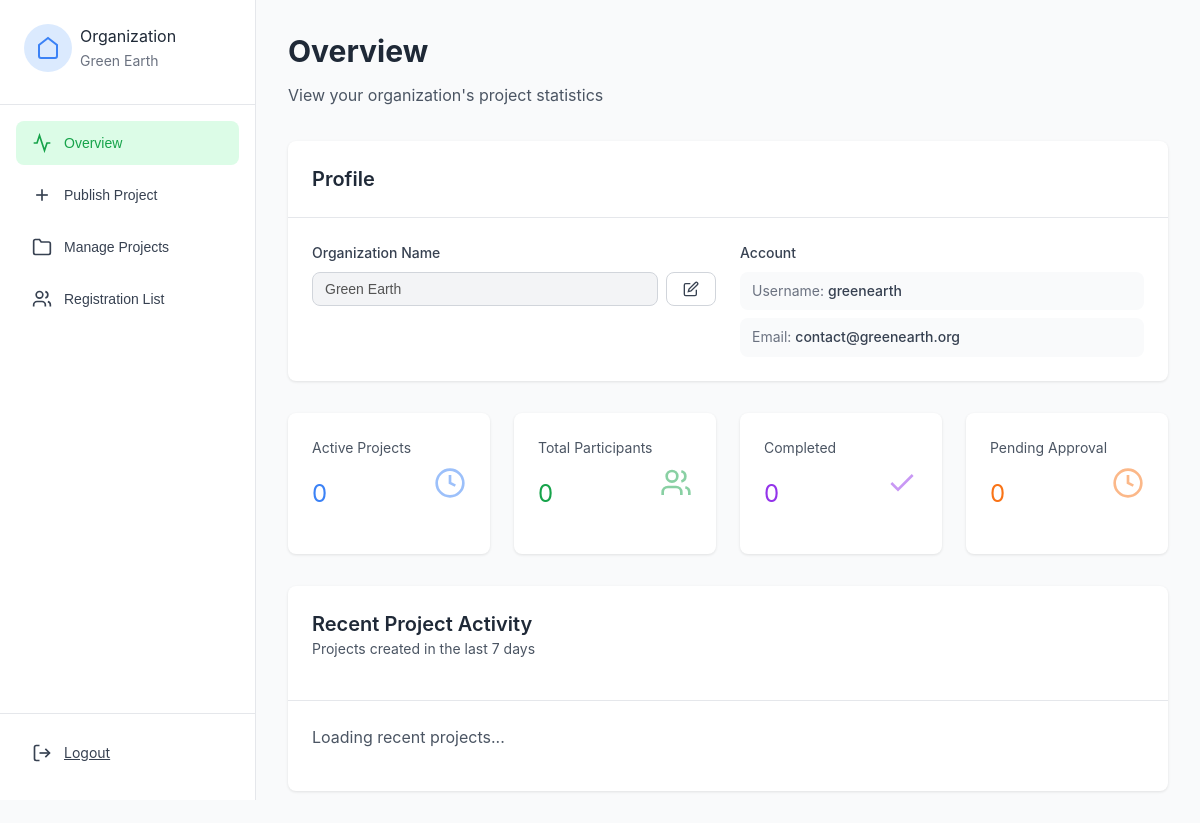
Screenshot of /organization/dashboard (signed in) with the database file from the repository.
### models.py (models this page shows, shortened)
class User(UserMixin, db.Model):
    id = db.Column(db.Integer, primary_key=True)
    username = db.Column(db.String(80), unique=True, nullable=False)
    email = db.Column(db.String(120), unique=True, nullable=False)
    password_hash = db.Column(db.String(200), nullable=False)
    user_type = db.Column(db.String(20), nullable=False)  # participant, organization, admin
    display_name = db.Column(db.String(120))
    description = db.Column(db.Text)
    is_active = db.Column(db.Boolean, default=True, nullable=False)
    created_at = db.Column(db.DateTime, default=datetime.utcnow)
    projects = relationship('Project', backref='organization', lazy=True)
    registrations = relationship('Registration', backref='user', lazy=True)
    volunteer_records = relationship('VolunteerRecord', backref='user', lazy=True)
    badge_awards = relationship('UserBadge', backref='user', lazy=True)

### api/views.py (the view)
@bp.route('/organization/dashboard')
@login_required
def organization_dashboard():
    if current_user.user_type != 'organization':
        return redirect(url_for('auth.login'))
    return render_template('organization_dashboard.html', user=current_user)

### app.py (called while the page is built)
@login_manager.user_loader
def load_user(user_id):
    return User.query.get(int(user_id))

### templates/organization_dashboard.html (shortened to what this page needs)
<!DOCTYPE html>
<html lang="en">
<head>
    <link rel="stylesheet" href="{{ url_for('static', filename='css/style.css') }}">
</head>
<body style="background-color: var(--gray-50);">
    <aside class="sidebar">
        <div class="sidebar-header">
            <div class="flex items-center gap-2 mb-2">
                <div style="width: 3rem; height: 3rem; background-color: #dbeafe; border-radius: 50%; display: flex; align-items: center; justify-content: center;">
                    <svg xmlns="http://www.w3.org/2000/svg" width="24" height="24" viewBox="0 0 24 24" fill="none" stroke="currentColor" stroke-width="2" style="color: var(--secondary-blue);">
                        <path d="M3 9l9-7 9 7v11a2 2 0 0 1-2 2H5a2 2 0 0 1-2-2z"/>
                    </svg>
                </div>
                <div>
                    <div>Organization</div>
                    <div class="text-sm text-gray-500" id="sidebar-username">{{ user.display_name or user.username }}</div>
                </div>
            </div>
        </div>
        <nav class="sidebar-nav">
            <button class="nav-item active" data-tab="overview">
                <svg xmlns="http://www.w3.org/2000/svg" width="20" height="20" viewBox="0 0 24 24" fill="none" stroke="currentColor" stroke-width="2">
                    <polyline points="22 12 18 12 15 21 9 3 6 12 2 12"/>
                </svg>
                <span>Overview</span>
            </button>
            <button class="nav-item" data-tab="publish">
                <svg xmlns="http://www.w3.org/2000/svg" width="20" height="20" viewBox="0 0 24 24" fill="none" stroke="currentColor" stroke-width="2">
                    <line x1="12" y1="5" x2="12" y2="19"/>
                    <line x1="5" y1="12" x2="19" y2="12"/>
                </svg>
                <span>Publish Project</span>
            </button>
            <button class="nav-item" data-tab="manage">
                <svg xmlns="http://www.w3.org/2000/svg" width="20" height="20" viewBox="0 0 24 24" fill="none" stroke="currentColor" stroke-width="2">
                    <path d="M22 19a2 2 0 0 1-2 2H4a2 2 0 0 1-2-2V5a2 2 0 0 1 2-2h5l2 3h9a2 2 0 0 1 2 2z"/>
                </svg>
                <span>Manage Projects</span>
            </button>
            <button class="nav-item" data-tab="registrations">
                <svg xmlns="http://www.w3.org/2000/svg" width="20" height="20" viewBox="0 0 24 24" fill="none" stroke="currentColor" stroke-width="2">
                    <path d="M16 21v-2a4 4 0 0 0-4-4H6a4 4 0 0 0-4 4v2"/>
                    <circle cx="9" cy="7" r="4"/>
                    <path d="M22 21v-2a4 4 0 0 0-3-3.87M16 3.13a4 4 0 0 1 0 7.75"/>
                </svg>
                <span>Registration List</span>
            </button>
        </nav>
        <div style="position: absolute; bottom: 0; width: 16rem; padding: 1rem; border-top: 1px solid var(--gray-200);">
            <a href="/logout" class="nav-item">
                <svg xmlns="http://www.w3.org/2000/svg" width="20" height="20" viewBox="0 0 24 24" fill="none" stroke="currentColor" stroke-width="2">
                    <path d="M9 21H5a2 2 0 0 1-2-2V5a2 2 0 0 1 2-2h4"/>
                    <polyline points="16 17 21 12 16 7"/>
                    <line x1="21" y1="12" x2="9" y2="12"/>
                </svg>
                <span>Logout</span>
            </a>
        </div>
    </aside>
    <main class="main-content">
        <div class="tab-content active" id="overview-tab">
            <div class="mb-8">
                <h2>Overview</h2>
                <p class="text-gray-600">View your organization's project statistics</p>
            </div>
            <div class="card mb-8">
                <div class="card-header">
                    <h3 style="margin: 0;">Profile</h3>
                </div>
                <div class="card-content">
                    <div class="grid grid-cols-2" style="gap: 1.5rem;">
                        <div>
                            <label style="display: block; font-weight: 500; margin-bottom: 0.5rem; color: var(--gray-700); font-size: 0.875rem;">Organization Name</label>
                            <div class="flex items-center gap-2" id="display-name-container">
                                <input
                                    type="text"
                                    id="display-name-input"
                                    value="{{ user.display_name or '' }}"
                                    placeholder="{{ user.username }}"
                                    disabled
                                    style="flex: 1; padding: 0.5rem 0.75rem; border: 1px solid var(--gray-300); border-radius: var(--border-radius); font-size: 0.875rem; background-color: var(--gray-100); transition: all 0.2s;"
                                    maxlength="120"
                                />
                                <button id="edit-display-name-btn" class="btn btn-outline" style="padding: 0.5rem 1rem; font-size: 0.875rem;">
                                    <svg xmlns="http://www.w3.org/2000/svg" width="16" height="16" viewBox="0 0 24 24" fill="none" stroke="currentColor" stroke-width="2">
                                        <path d="M11 4H4a2 2 0 0 0-2 2v14a2 2 0 0 0 2 2h14a2 2 0 0 0 2-2v-7"/>
                                        <path d="M18.5 2.5a2.121 2.121 0 0 1 3 3L12 15l-4 1 1-4 9.5-9.5z"/>
                                    </svg>
                                </button>
                            </div>
                        </div>
                        <div>
                            <label style="display: block; font-weight: 500; margin-bottom: 0.5rem; color: var(--gray-700); font-size: 0.875rem;">Account</label>
                            <div style="display: flex; flex-direction: column; gap: 0.5rem;">
                                <div style="padding: 0.5rem 0.75rem; background-color: var(--gray-50); border-radius: var(--border-radius); font-size: 0.875rem;">
                                    <span style="color: var(--gray-500);">Username:</span> <span style="color: var(--gray-700); font-weight: 500;">{{ user.username }}</span>
                                </div>
                                <div style="padding: 0.5rem 0.75rem; background-color: var(--gray-50); border-radius: var(--border-radius); font-size: 0.875rem;">
                                    <span style="color: var(--gray-500);">Email:</span> <span style="color: var(--gray-700); font-weight: 500;">{{ user.email }}</span>
                                </div>
                            </div>
                        </div>
                    </div>
                </div>
            </div>
            <div class="grid grid-cols-4 mb-8">
                <div class="card">
                    <div class="card-content">
                        <div class="flex items-center justify-between">
                            <div>
                                <p class="text-sm text-gray-600 mb-1">Active Projects</p>
                                <p id="org-stat-active" style="font-size: 1.5rem; color: var(--secondary-blue);">0</p>
                            </div>
                            <svg xmlns="http://www.w3.org/2000/svg" width="32" height="32" viewBox="0 0 24 24" fill="none" stroke="currentColor" stroke-width="2" style="color: var(--secondary-blue); opacity: 0.5;">
                                <circle cx="12" cy="12" r="10"/>
                                <polyline points="12 6 12 12 16 14"/>
                            </svg>
                        </div>
                    </div>
                </div>
                <div class="card">
                    <div class="card-content">
                        <div class="flex items-center justify-between">
                            <div>
                                <p class="text-sm text-gray-600 mb-1">Total Participants</p>
                                <p id="org-stat-participants" style="font-size: 1.5rem; color: var(--primary-green);">0</p>
                            </div>
                        </div>
                    </div>
                </div>
                <div class="card">
                    <div class="card-content">
                        <div class="flex items-center justify-between">
                            <div>
                                <p class="text-sm text-gray-600 mb-1">Completed</p>
                                <p id="org-stat-completed" style="font-size: 1.5rem; color: var(--accent-purple);">0</p>
                            </div>
                            <svg xmlns="http://www.w3.org/2000/svg" width="32" height="32" viewBox="0 0 24 24" fill="none" stroke="currentColor" stroke-width="2" style="color: var(--accent-purple); opacity: 0.5;">
                                <polyline points="20 6 9 17 4 12"/>
                            </svg>
                        </div>
                    </div>
                </div>
                <div class="card">
                    <div class="card-content">
                        <div class="flex items-center justify-between">
                            <div>
                                <p class="text-sm text-gray-600 mb-1">Pending Approval</p>
                                <p id="org-stat-pending" style="font-size: 1.5rem; color: var(--accent-orange);">0</p>
                            </div>
                            <svg xmlns="http://www.w3.org/2000/svg" width="32" height="32" viewBox="0 0 24 24" fill="none" stroke="currentColor" stroke-width="2" style="color: var(--accent-orange); opacity: 0.5;">
                                <circle cx="12" cy="12" r="10"/>
                                <polyline points="12 6 12 12 16 14"/>
                            </svg>
                        </div>
                    </div>
                </div>
            </div>
            <div class="card">
                <div class="card-header">
                    <h3 style="margin: 0;">Recent Project Activity</h3>
                    <p class="text-sm text-gray-600 mt-1">Projects created in the last 7 days</p>
                </div>
                <div class="card-content">
                    <div id="recent-projects-container" style="display: grid; grid-template-columns: repeat(auto-fill, minmax(300px, 1fr)); gap: 1.5rem;">
                        <p class="text-gray-600">Loading recent projects...</p>
                    </div>
                </div>
            </div>
        </div>
    </main>
</body>
</html>

### static/css/style.css (style rules this page uses)
* { margin: 0; padding: 0; box-sizing: border-box; }
:root { --primary-green: #16a34a; --primary-green-dark: #15803d; --primary-green-light: #22c55e; --secondary-blue: #3b82f6; --secondary-blue-dark: #2563eb; --accent-purple: #9333ea; --accent-orange: #f97316; --accent-pink: #ec4899; --accent-yellow: #eab308; --gray-50: #f9fafb; --gray-100: #f3f4f6; --gray-200: #e5e7eb; --gray-300: #d1d5db; --gray-400: #9ca3af; --gray-500: #6b7280; --gray-600: #4b5563; --gray-700: #374151; --gray-800: #1f2937; --gray-900: #111827; --white: #ffffff; --border-radius: 8px; --shadow: 0 1px 3px 0 rgba(0, 0, 0, 0.1); --shadow-md: 0 4px 6px -1px rgba(0, 0, 0, 0.1); --shadow-lg: 0 10px 15px -3px rgba(0, 0, 0, 0.1); }
body { font-family: -apple-system, BlinkMacSystemFont, 'Segoe UI', Roboto, 'Helvetica Neue', Arial, sans-serif; line-height: 1.6; color: var(--gray-800); background-color: var(--gray-50); }
h2 { font-size: 1.875rem; font-weight: 700; line-height: 1.3; margin-bottom: 0.75rem; }
h3 { font-size: 1.25rem; font-weight: 600; line-height: 1.4; margin-bottom: 0.5rem; }
p { margin-bottom: 1rem; }
.btn { display: inline-flex; align-items: center; justify-content: center; padding: 0.625rem 1.25rem; border-radius: var(--border-radius); font-weight: 500; cursor: pointer; transition: all 0.2s; border: none; text-decoration: none; font-size: 0.875rem; }
.btn-outline { background-color: transparent; border: 1px solid var(--gray-300); color: var(--gray-700); }
.card { background-color: var(--white); border-radius: var(--border-radius); box-shadow: var(--shadow); overflow: hidden; }
.card-header { padding: 1.5rem; border-bottom: 1px solid var(--gray-200); }
.card-content { padding: 1.5rem; }
label { display: block; margin-bottom: 0.5rem; font-weight: 500; font-size: 0.875rem; color: var(--gray-700); }
input[type="text"], input[type="email"], input[type="password"], input[type="number"], input[type="date"], select, textarea { width: 100%; padding: 0.625rem 0.875rem; border: 1px solid var(--gray-300); border-radius: var(--border-radius); font-size: 0.875rem; transition: border-color 0.2s; }
.grid { display: grid; gap: 1.5rem; }
.grid-cols-2 { grid-template-columns: repeat(2, minmax(0, 1fr)); }
.grid-cols-4 { grid-template-columns: repeat(4, minmax(0, 1fr)); }
.flex { display: flex; }
.items-center { align-items: center; }
.justify-between { justify-content: space-between; }
.gap-2 { gap: 0.5rem; }
.mb-2 { margin-bottom: 0.5rem; }
.mb-8 { margin-bottom: 2rem; }
.text-sm { font-size: 0.875rem; }
.text-gray-600 { color: var(--gray-600); }
.text-gray-500 { color: var(--gray-500); }
.sidebar { width: 16rem; background-color: var(--white); border-right: 1px solid var(--gray-200); height: 100vh; position: fixed; left: 0; top: 0; }
.sidebar-header { padding: 1.5rem; border-bottom: 1px solid var(--gray-200); }
.sidebar-nav { padding: 1rem; }
.nav-item { display: flex; align-items: center; gap: 0.75rem; padding: 0.75rem 1rem; border-radius: var(--border-radius); cursor: pointer; transition: background-color 0.2s; margin-bottom: 0.5rem; background: none; border: none; width: 100%; text-align: left; color: var(--gray-700); font-size: 0.875rem; }
.nav-item.active { background-color: #dcfce7; color: var(--primary-green); }
.nav-item svg { width: 1.25rem; height: 1.25rem; }
.main-content { margin-left: 16rem; padding: 2rem; min-height: 100vh; }
.tab-content { display: none; }
.tab-content.active { display: block; }
@media (min-width: 769px) { .grid-cols-2 { grid-template-columns: repeat(2, minmax(0, 1fr)); } }
@media (min-width: 769px) { .grid-cols-4 { grid-template-columns: repeat(4, minmax(0, 1fr)); } }

### rows the page displays
User: display_name "Green Earth", display_name+username "Green Earth", username "greenearth", email "contact@greenearth.org"
